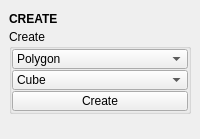
<?xml version="1.0" encoding="UTF-8"?>
<ui version="4.0">
 <class>QtUi</class>
 <widget class="QMainWindow" name="QtUi">
  <property name="enabled">
   <bool>true</bool>
  </property>
  <property name="geometry">
   <rect>
    <x>0</x>
    <y>0</y>
    <width>200</width>
    <height>139</height>
   </rect>
  </property>
  <property name="windowTitle">
   <string>Toolkit</string>
  </property>
  <property name="tabShape">
   <enum>QTabWidget::Triangular</enum>
  </property>
  <property name="dockNestingEnabled">
   <bool>true</bool>
  </property>
  <property name="dockOptions">
   <set>QMainWindow::AllowNestedDocks|QMainWindow::AllowTabbedDocks|QMainWindow::AnimatedDocks|QMainWindow::ForceTabbedDocks</set>
  </property>
  <widget class="QWidget" name="central_widget">
   <property name="minimumSize">
    <size>
     <width>200</width>
     <height>0</height>
    </size>
   </property>
   <layout class="QVBoxLayout" name="verticalLayout_2">
    <item>
     <layout class="QVBoxLayout" name="verticalLayout">
      <property name="spacing">
       <number>0</number>
      </property>
      <item>
       <widget class="Header" name="header">
        <property name="minimumSize">
         <size>
          <width>0</width>
          <height>20</height>
         </size>
        </property>
        <property name="font">
         <font>
          <weight>75</weight>
          <bold>true</bold>
         </font>
        </property>
        <property name="text">
         <string>CREATE</string>
        </property>
       </widget>
      </item>
      <item>
       <widget class="QGroupBox" name="groupBox">
        <property name="title">
         <string>Create</string>
        </property>
        <layout class="QGridLayout" name="gridLayout">
         <property name="leftMargin">
          <number>0</number>
         </property>
         <property name="topMargin">
          <number>0</number>
         </property>
         <property name="rightMargin">
          <number>0</number>
         </property>
         <property name="bottomMargin">
          <number>0</number>
         </property>
         <property name="spacing">
          <number>1</number>
         </property>
         <item row="1" column="0" colspan="2">
          <widget class="ComboBox" name="cmb002">
           <property name="minimumSize">
            <size>
             <width>0</width>
             <height>20</height>
            </size>
           </property>
           <property name="maximumSize">
            <size>
             <width>16777215</width>
             <height>20</height>
            </size>
           </property>
           <property name="toolTip">
            <string>Select an object to create.</string>
           </property>
           <property name="editable">
            <bool>false</bool>
           </property>
           <property name="maxVisibleItems">
            <number>40</number>
           </property>
           <property name="maxCount">
            <number>200</number>
           </property>
           <property name="sizeAdjustPolicy">
            <enum>QComboBox::AdjustToContentsOnFirstShow</enum>
           </property>
           <property name="frame">
            <bool>true</bool>
           </property>
           <item>
            <property name="text">
             <string>Cube</string>
            </property>
           </item>
           <item>
            <property name="text">
             <string>Sphere</string>
            </property>
           </item>
           <item>
            <property name="text">
             <string>Cylinder</string>
            </property>
           </item>
           <item>
            <property name="text">
             <string>Plane</string>
            </property>
           </item>
           <item>
            <property name="text">
             <string>Circle</string>
            </property>
           </item>
           <item>
            <property name="text">
             <string>Cone</string>
            </property>
           </item>
           <item>
            <property name="text">
             <string>Pyramid</string>
            </property>
           </item>
           <item>
            <property name="text">
             <string>Torus</string>
            </property>
           </item>
           <item>
            <property name="text">
             <string>Tube</string>
            </property>
           </item>
           <item>
            <property name="text">
             <string>GeoSphere</string>
            </property>
           </item>
           <item>
            <property name="text">
             <string>Platonic Solids</string>
            </property>
           </item>
           <item>
            <property name="text">
             <string>Text</string>
            </property>
           </item>
          </widget>
         </item>
         <item row="2" column="0" colspan="2">
          <widget class="PushButton" name="tb000">
           <property name="minimumSize">
            <size>
             <width>0</width>
             <height>20</height>
            </size>
           </property>
           <property name="maximumSize">
            <size>
             <width>16777215</width>
             <height>20</height>
            </size>
           </property>
           <property name="toolTip">
            <string>Create the specified object. If a point is set, the object will be created at that coordinate.</string>
           </property>
           <property name="layoutDirection">
            <enum>Qt::RightToLeft</enum>
           </property>
           <property name="text">
            <string>Create</string>
           </property>
           <property name="checkable">
            <bool>false</bool>
           </property>
           <property name="autoDefault">
            <bool>false</bool>
           </property>
           <property name="default">
            <bool>false</bool>
           </property>
           <property name="flat">
            <bool>false</bool>
           </property>
           <property name="bnabled" stdset="0">
            <bool>true</bool>
           </property>
          </widget>
         </item>
         <item row="0" column="0" colspan="2">
          <widget class="ComboBox" name="cmb001">
           <property name="minimumSize">
            <size>
             <width>0</width>
             <height>20</height>
            </size>
           </property>
           <property name="maximumSize">
            <size>
             <width>16777215</width>
             <height>20</height>
            </size>
           </property>
           <property name="toolTip">
            <string>Select an object type.</string>
           </property>
           <property name="editable">
            <bool>false</bool>
           </property>
           <property name="maxVisibleItems">
            <number>40</number>
           </property>
           <property name="maxCount">
            <number>200</number>
           </property>
           <property name="sizeAdjustPolicy">
            <enum>QComboBox::AdjustToContentsOnFirstShow</enum>
           </property>
           <property name="frame">
            <bool>true</bool>
           </property>
           <item>
            <property name="text">
             <string>Polygon</string>
            </property>
           </item>
          </widget>
         </item>
        </layout>
        <zorder>cmb001</zorder>
        <zorder>tb000</zorder>
        <zorder>cmb002</zorder>
       </widget>
      </item>
      <item>
       <spacer name="verticalSpacer">
        <property name="orientation">
         <enum>Qt::Vertical</enum>
        </property>
        <property name="sizeHint" stdset="0">
         <size>
          <width>0</width>
          <height>10</height>
         </size>
        </property>
       </spacer>
      </item>
     </layout>
    </item>
   </layout>
  </widget>
 </widget>
 <customwidgets>
  <customwidget>
   <class>Header</class>
   <extends>QLabel</extends>
   <header>uitk.widgets.header.Header.h</header>
  </customwidget>
  <customwidget>
   <class>PushButton</class>
   <extends>QPushButton</extends>
   <header>widgets.pushbutton.h</header>
  </customwidget>
  <customwidget>
   <class>ComboBox</class>
   <extends>QComboBox</extends>
   <header>uitk.widgets.comboBox.ComboBox.h</header>
  </customwidget>
 </customwidgets>
 <resources/>
 <connections/>
 <designerdata>
  <property name="gridDeltaX">
   <number>5</number>
  </property>
  <property name="gridDeltaY">
   <number>5</number>
  </property>
  <property name="gridSnapX">
   <bool>true</bool>
  </property>
  <property name="gridSnapY">
   <bool>true</bool>
  </property>
  <property name="gridVisible">
   <bool>true</bool>
  </property>
 </designerdata>
</ui>
